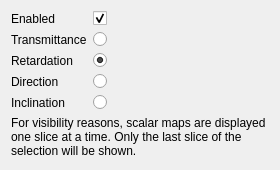
<?xml version="1.0" encoding="UTF-8"?>
<ui version="4.0">
 <class>scalar_toolbox</class>
 <widget class="QWidget" name="scalar_toolbox">
  <property name="geometry">
   <rect>
    <x>0</x>
    <y>0</y>
    <width>280</width>
    <height>170</height>
   </rect>
  </property>
  <property name="windowTitle">
   <string>Scalar Map Toolbox</string>
  </property>
  <layout class="QGridLayout" name="gridLayout">
   <item row="0" column="0" rowspan="2">
    <widget class="QLabel" name="label_enabled">
     <property name="text">
      <string>Enabled</string>
     </property>
    </widget>
   </item>
   <item row="0" column="1" rowspan="2" colspan="2">
    <widget class="QCheckBox" name="checkbox_enabled">
     <property name="sizePolicy">
      <sizepolicy hsizetype="Preferred" vsizetype="Preferred">
       <horstretch>0</horstretch>
       <verstretch>0</verstretch>
      </sizepolicy>
     </property>
     <property name="layoutDirection">
      <enum>Qt::LeftToRight</enum>
     </property>
     <property name="text">
      <string/>
     </property>
     <property name="checked">
      <bool>true</bool>
     </property>
    </widget>
   </item>
   <item row="1" column="2" rowspan="5">
    <spacer name="spacer_horizontal">
     <property name="orientation">
      <enum>Qt::Horizontal</enum>
     </property>
     <property name="sizeHint" stdset="0">
      <size>
       <width>40</width>
       <height>20</height>
      </size>
     </property>
    </spacer>
   </item>
   <item row="2" column="0">
    <widget class="QLabel" name="label_transmittance">
     <property name="text">
      <string>Transmittance</string>
     </property>
    </widget>
   </item>
   <item row="2" column="1">
    <widget class="QRadioButton" name="checkbox_transmittance">
     <property name="layoutDirection">
      <enum>Qt::LeftToRight</enum>
     </property>
     <property name="text">
      <string/>
     </property>
     <property name="checked">
      <bool>false</bool>
     </property>
    </widget>
   </item>
   <item row="3" column="0">
    <widget class="QLabel" name="label_retardation">
     <property name="text">
      <string>Retardation</string>
     </property>
    </widget>
   </item>
   <item row="3" column="1">
    <widget class="QRadioButton" name="checkbox_retardation">
     <property name="layoutDirection">
      <enum>Qt::LeftToRight</enum>
     </property>
     <property name="text">
      <string/>
     </property>
     <property name="checked">
      <bool>true</bool>
     </property>
    </widget>
   </item>
   <item row="4" column="0">
    <widget class="QLabel" name="label_direction">
     <property name="text">
      <string>Direction</string>
     </property>
    </widget>
   </item>
   <item row="4" column="1">
    <widget class="QRadioButton" name="checkbox_direction">
     <property name="layoutDirection">
      <enum>Qt::LeftToRight</enum>
     </property>
     <property name="text">
      <string/>
     </property>
     <property name="checked">
      <bool>false</bool>
     </property>
    </widget>
   </item>
   <item row="5" column="0">
    <widget class="QLabel" name="label_inclination">
     <property name="text">
      <string>Inclination</string>
     </property>
    </widget>
   </item>
   <item row="5" column="1">
    <widget class="QRadioButton" name="checkbox_inclination">
     <property name="layoutDirection">
      <enum>Qt::LeftToRight</enum>
     </property>
     <property name="text">
      <string/>
     </property>
     <property name="checked">
      <bool>false</bool>
     </property>
    </widget>
   </item>
   <item row="6" column="0" colspan="3">
    <widget class="QLabel" name="label">
     <property name="text">
      <string>For visibility reasons, scalar maps are displayed one slice at a time. Only the last slice of the selection will be shown.</string>
     </property>
     <property name="wordWrap">
      <bool>true</bool>
     </property>
    </widget>
   </item>
   <item row="7" column="0" colspan="3">
    <spacer name="spacer_vertical">
     <property name="orientation">
      <enum>Qt::Vertical</enum>
     </property>
     <property name="sizeHint" stdset="0">
      <size>
       <width>17</width>
       <height>270</height>
      </size>
     </property>
    </spacer>
   </item>
  </layout>
 </widget>
 <tabstops>
  <tabstop>checkbox_enabled</tabstop>
  <tabstop>checkbox_transmittance</tabstop>
  <tabstop>checkbox_retardation</tabstop>
  <tabstop>checkbox_direction</tabstop>
  <tabstop>checkbox_inclination</tabstop>
 </tabstops>
 <resources/>
 <connections/>
</ui>
